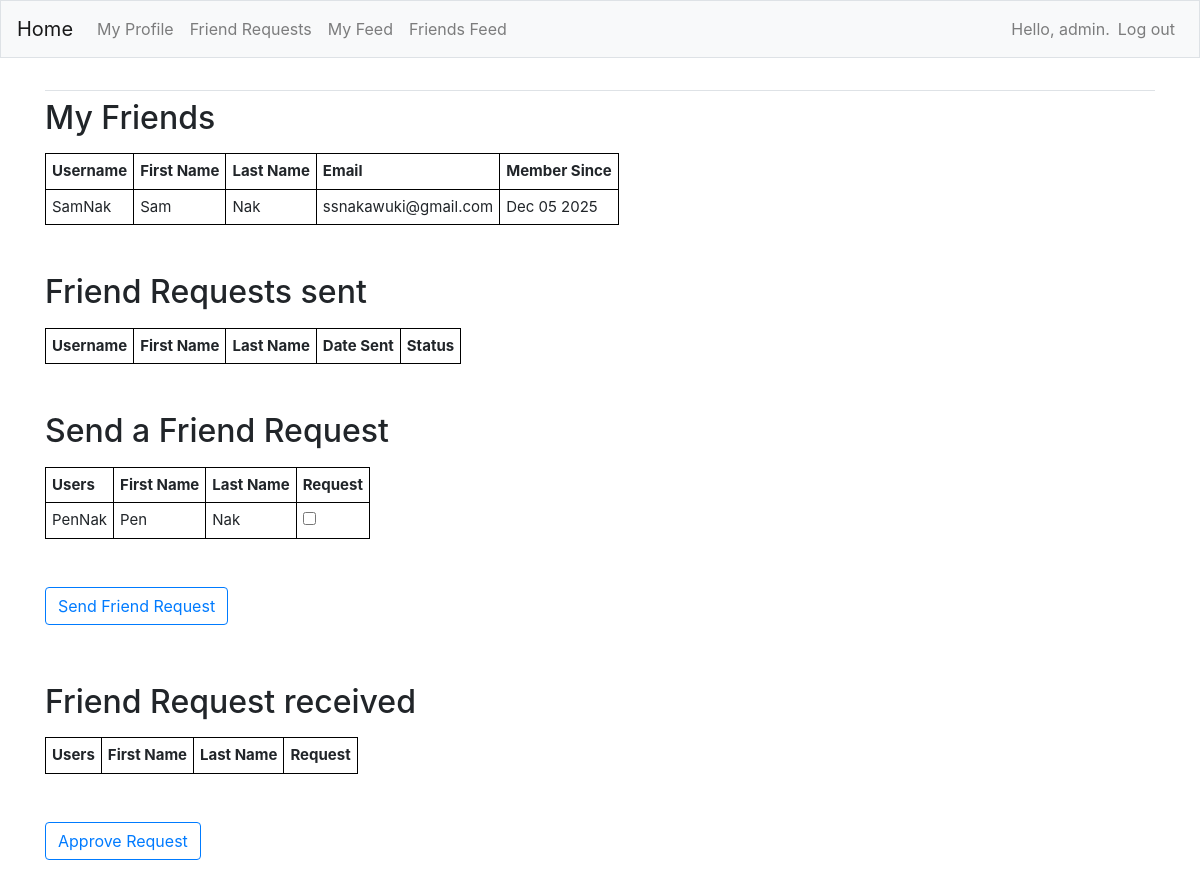
/friends (signed in), run on an earlier commit of the app's database.
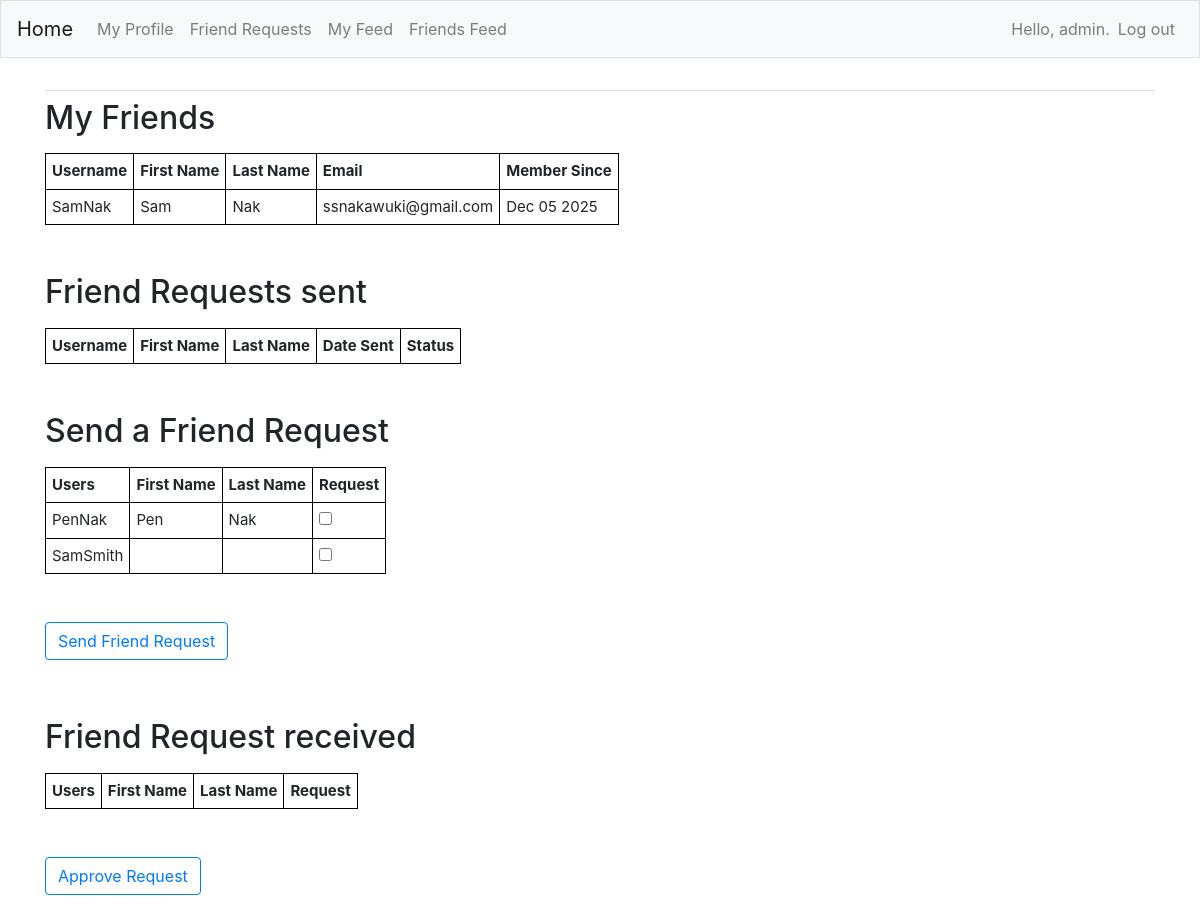
And on a later commit of the database.
### FeedApp/models.py (models this page shows)
class Profile(models.Model):
    first_name = models.CharField(max_length=200, blank=True)
    last_name = models.CharField(max_length=200, blank=True)
    email = models.EmailField(max_length=300, blank=True)
    dob = models.DateField(null=True, blank=True)
    bio = models.TextField(blank=True)
    user = models.OneToOneField(User, on_delete=models.CASCADE)
    friends = models.ManyToManyField('auth.User', blank=True, related_name='friends')
    created = models.DateTimeField(auto_now=True)
    updated = models.DateTimeField(auto_now_add=True)
    def __str__(self):
        return f"{self.user.username}"

### FeedApp/views.py (the view, shortened to what this page needs)
# urls.py: path('friends', views.friends, name='friends'),
@login_required
def friends(request):
    admin_profile = Profile.objects.get(user=1)  # Assuming user with ID 1 is the admin
    user_profile = Profile.objects.get(user=request.user)
    user_friends = user_profile.friends.all()
    user_friends_profiles = Profile.objects.filter(user__in=user_friends)
    user_relationships = Relationship.objects.filter(sender=user_profile)
    request_sent_profiles = user_relationships.values('receiver')
    all_profiles = Profile.objects.exclude(user=request.user).exclude(id__in=user_friends_profiles).exclude(id__in=request_sent_profiles)
    request_received_profiles = Relationship.objects.filter(receiver=user_profile, status='sent')
    if not user_relationships.exists():
        Relationship.objects.create(sender=user_profile, receiver=admin_profile, status='sent')
    context = {'user_friends_profiles': user_friends_profiles, 'user_relationships': user_relationships,
                'all_profiles': all_profiles, 'request_received_profiles': request_received_profiles}
    return render(request, 'FeedApp/friends.html', context)

### FeedApp/templates/FeedApp/friends.html (shortened to what this page needs)
{% extends "FeedApp/base.html" %}
{% load bootstrap4 %}
{% block content %}
<h2>
    <p>My Friends</p>
</h2>
<table>
    <tr>
        <th>Username</th>
        <th>First Name</th>
        <th>Last Name</th>
        <th>Email</th>
        <th>Member Since</th>
    </tr>
    {% for friend in user_friends_profiles %}
    <tr>
        <td>{{friend}}</td>
        <td>{{friend.first_name}}</td>
        <td>{{friend.last_name}}</td>
        <td>{{friend.email}}</td>
        <td>{{friend.created|date:"M d Y"}}</td>
    </tr>
    {% endfor %}
</table>
<br><br>
<h2>
    <p>Friend Requests sent</p>
</h2>
<table>
    <tr>
        <th>Username</th>
        <th>First Name</th>
        <th>Last Name</th>
        <th>Date Sent</th>
        <th>Status</th>
    </tr>
</table>
<br><br>
<h2>
    <p>Send a Friend Request</p>
</h2>
<form action="{% url 'FeedApp:friends' %}" method='post'>
    <table>
        <tr>
            <th>Users</th>
            <th>First Name</th>
            <th>Last Name</th>
            <th>Request</th>
        </tr>
        {% for profile in all_profiles %}
        <tr>
            <td>{{profile}}</td>
            <td>{{profile.first_name}}</td>
            <td>{{profile.last_name}}</td>
            <td><input type="checkbox" name="send_requests" value="{{profile.id}}"></td>
        </tr>
        {% endfor %}
    </table>
    <br><br>
    <button name="submit" class="btn btn-outline-primary" style="float: left;">Send Friend Request</button>
</form>
<br><br><br><br>
<h2>
    <p>Friend Request received</p>
</h2>
<form action="{% url 'FeedApp:friends' %}" method='post'>
    <table>
        <tr>
            <th>Users</th>
            <th>First Name</th>
            <th>Last Name</th>
            <th>Request</th>
        </tr>
    </table>
    <br><br>
    <button name="submit" class="btn btn-outline-primary" style="float: left;">Approve Request</button>
    <br><br><br><br>
</form>
{% endblock content %}

What changed in the data, as far as the page shows it:
added Profile: user.username "SamSmith", shown under "Send a Friend Request"
